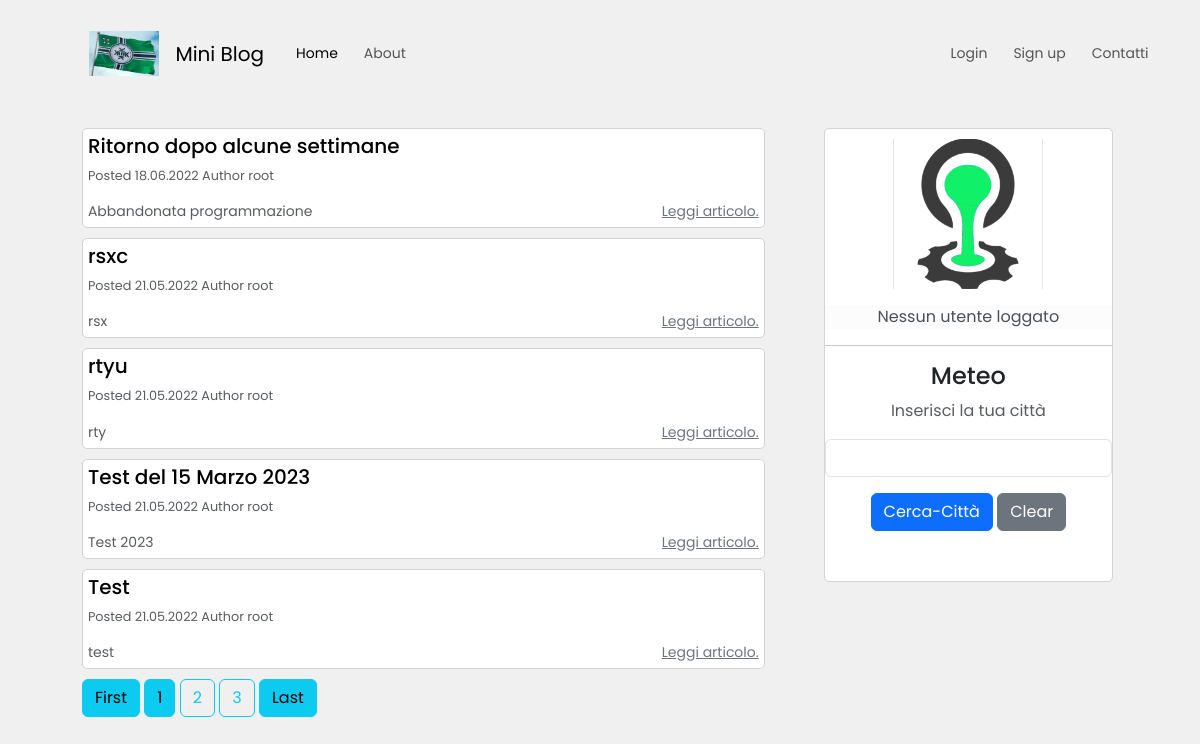
The page / on the database its author committed.
### blog/models.py (models this page shows, shortened)
class Post(db.Model):
    id = db.Column(db.Integer, primary_key=True)
    user_id = db.Column(db.Integer, db.ForeignKey('user.id'), nullable=False)
    created_at = db.Column(db.DateTime, default=datetime.now)
    title = db.Column(db.String(120), nullable=False)
    slug = db.Column(db.String(250))
    description = db.Column(db.String(240))
    body = db.Column(db.Text(), nullable=False)
    image = db.Column(db.String(120))

class User(UserMixin, db.Model):
    id = db.Column(db.Integer, primary_key=True)
    created_at = db.Column(db.DateTime, default=datetime.now)
    username = db.Column(db.String(12), unique=True, nullable=False)
    email = db.Column(db.String(50), unique=True, nullable=False)
    password = db.Column(db.String(250), nullable=False)
    posts = db.relationship('Post', backref='author', lazy='dynamic')

### blog/routes.py (the view)
@app.route("/", methods=["GET"])
def homepage():
    page_number = request.args.get("page", 1, type=int)
    posts = Post.query.order_by(Post.created_at.desc()).paginate(page_number, 5, True)
    return render_template(
        "homepage.html",
        posts=posts,
        weather_data=None,  # Non includiamo dati meteo per richieste GET
    )

### blog/templates/homepage.html (shortened to what this page needs)
{% extends 'base.html' %}
{% block content %}
<div class="container ">
    <div class="row ">
        <div class="col-sm-8">
            {% for post in posts.items %}
            <div class="single-post-home">
                <h5>
                    <a class="custom-link" href="{{ url_for('post_detail', post_slug=post.slug) }}">
                        {{ post.title }}
                    </a>
                </h5>
                <p class="p-small-two text-muted">Posted {{ post.created_at.strftime('%d.%m.%Y') }} Author
                    {{post.author.username }}
                </p>
                {% if post.description %}
                <p class="p-small-one text-muted mb-0">
                    {{ post.description }}
                    <a class="read-more myFloat_Right" href="{{ url_for('post_detail', post_slug=post.slug) }}">Leggi
                        articolo.</a>
                </p>
                {% endif %}
            </div>
            {% endfor %}
            <div class="pagination-block">
                <a class="btn btn-info mb-4" href="{{ url_for('homepage', page=1) }}">First</a>
                {% for page_num in posts.iter_pages(left_edge=1, right_edge=1, left_current=1, right_current=2) %}
                {% if page_num %}
                {% if posts.page == page_num %}
                <a class="btn btn-info mb-4" href="{{ url_for('homepage', page=page_num) }}">{{ page_num }}</a>
                {% else %}
                <a class="btn btn-outline-info mb-4" href="{{ url_for('homepage', page=page_num) }}">{{ page_num }}</a>
                {% endif %}
                {% else %}
                ...
                {% endif %}
                {% endfor %}
                <a class="btn btn-info mb-4" href="{{ url_for('homepage', page=posts.pages) }}">Last</a>
            </div>
        </div>
        <div class="col-sm-4">
            <div class="greyCol">
                <div class="about-snippet-block text-center">
                    <img class="img-fluid" width="150" src="{{ url_for('static', filename='img/Delta_Green.png') }}"
                        alt="">
                    <div class="mt-3">
                        {% if current_user.is_authenticated %}
                        <h3>Benvenuto</h3>
                        <a class="mr-2" href="/account">{{ current_user.username }}</a>
                        {% else %}
                        <li class="list-group-item list-group-item-light">Nessun utente loggato</li>
                        {% endif %}
                        <hr>
                        <h4>Meteo</h4>
                        <p class='text-muted'>Inserisci la tua città</p>
                        <form method="POST" action="/">
                            <div class="input-group mb-3 text-center ">
                                <input class="form-control" type="text" onfocus="this.value=''" name="city" required
                                    style="width: 150px;">
                            </div>
                            <div class="form-group mb-3">
                                <input class=" btn btn-primary" type="submit" value="Cerca-Città">
                                <input class="btn btn-secondary" type="button" value="Clear"
                                    onclick="clearWeatherData()">
                            </div>
                        </form>
                        <br>
                    </div>
                </div>
            </div>
        </div>
    </div>
</div>
{% endblock %}

### blog/static/blog.css (style rules this page uses)
html, body { font-family: 'Poppins', sans-serif; background-color: #f0f0f0; }
.greyCol { padding: 5px; }
.container { width: 95%; }
.pagination-block { margin-bottom: 30px; }
.about-snippet-block { background-color: #fff; border: 1px solid #d3d3d3; border-radius: 5px; padding: 10px 0px 10px 0px; margin-left: 30px; }
.single-post-home { background-color: #fff; border: 1px solid #d3d3d3; border-radius: 5px; padding: 5px; margin-top: 5px; margin-bottom: 10px; }
.p-small-one { font-size: 0.875rem; }
.p-small-two { font-size: 0.800rem; }
.custom-link { color: #000; text-decoration: none; }
.read-more { color: #6c757d; text-decoration: underline; }
.myFloat_Right { float: right; }
@media (min-width: 768px) { .single-post-home { margin-left: 0px; } }
@media (min-width: 768px) { .about-snippet-block { margin-left: 30px; } }
@media (min-width: 768px) { .pagination-block { margin-left: 30px; margin-left: 0em; } }

### rows shown on the page
Post: title "Ritorno dopo alcune settimane", created_at "18.06.2022", author.username "root", description "Abbandonata programmazione"
Post: title "rsxc", created_at "21.05.2022", author.username "root", description "rsx"
Post: title "rtyu", created_at "21.05.2022", author.username "root", description "rty"
Post: title "Test del 15 Marzo 2023", created_at "21.05.2022", author.username "root", description "Test 2023"
Post: title "Test", created_at "21.05.2022", author.username "root", description "test"

### other values the page prints
{{ page_num }} "1"
{{ page_num }} "2" "3"
